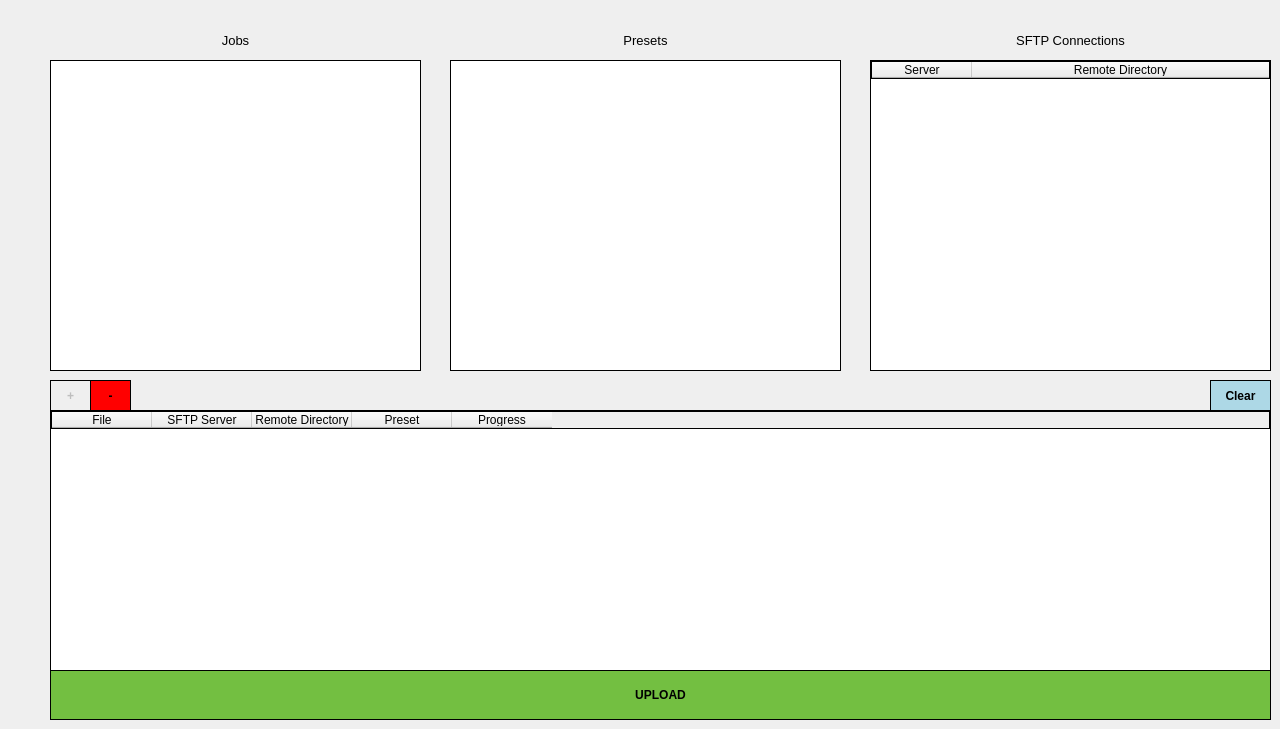
    <widget class="QWidget" name="Home_Page">
     <widget class="QListWidget" name="HomePresets_List">
      <property name="geometry">
       <rect>
        <x>450</x>
        <y>60</y>
        <width>391</width>
        <height>311</height>
       </rect>
      </property>
      <property name="styleSheet">
       <string notr="true">Border: 1px solid black;</string>
      </property>
      <property name="alternatingRowColors">
       <bool>true</bool>
      </property>
      <property name="selectionMode">
       <enum>QAbstractItemView::MultiSelection</enum>
      </property>
     </widget>
     <widget class="QLabel" name="label_2">
      <property name="geometry">
       <rect>
        <x>50</x>
        <y>30</y>
        <width>371</width>
        <height>21</height>
       </rect>
      </property>
      <property name="font">
       <font>
        <family>Segoe UI</family>
        <pointsize>10</pointsize>
       </font>
      </property>
      <property name="text">
       <string>Jobs</string>
      </property>
      <property name="alignment">
       <set>Qt::AlignCenter</set>
      </property>
     </widget>
     <widget class="QLabel" name="label_3">
      <property name="geometry">
       <rect>
        <x>450</x>
        <y>30</y>
        <width>391</width>
        <height>21</height>
       </rect>
      </property>
      <property name="font">
       <font>
        <family>Segoe UI</family>
        <pointsize>10</pointsize>
       </font>
      </property>
      <property name="text">
       <string>Presets</string>
      </property>
      <property name="alignment">
       <set>Qt::AlignCenter</set>
      </property>
     </widget>
     <widget class="QListWidget" name="listWidget_2">
      <property name="geometry">
       <rect>
        <x>50</x>
        <y>60</y>
        <width>371</width>
        <height>311</height>
       </rect>
      </property>
      <property name="styleSheet">
       <string notr="true">border: 1px solid black;</string>
      </property>
     </widget>
     <widget class="QTableWidget" name="HomeConnections_Table">
      <property name="geometry">
       <rect>
        <x>870</x>
        <y>60</y>
        <width>401</width>
        <height>311</height>
       </rect>
      </property>
      <property name="styleSheet">
       <string notr="true">border: 1px solid black;</string>
      </property>
      <property name="alternatingRowColors">
       <bool>true</bool>
      </property>
      <property name="selectionMode">
       <enum>QAbstractItemView::SingleSelection</enum>
      </property>
      <property name="selectionBehavior">
       <enum>QAbstractItemView::SelectRows</enum>
      </property>
      <attribute name="horizontalHeaderStretchLastSection">
       <bool>true</bool>
      </attribute>
      <column>
       <property name="text">
        <string>Server</string>
       </property>
      </column>
      <column>
       <property name="text">
        <string>Remote Directory</string>
       </property>
      </column>
     </widget>
     <widget class="QLabel" name="label_19">
      <property name="geometry">
       <rect>
        <x>870</x>
        <y>30</y>
        <width>401</width>
        <height>21</height>
       </rect>
      </property>
      <property name="font">
       <font>
        <family>Segoe UI</family>
        <pointsize>10</pointsize>
       </font>
      </property>
      <property name="text">
       <string>SFTP Connections</string>
      </property>
      <property name="alignment">
       <set>Qt::AlignCenter</set>
      </property>
     </widget>
     <widget class="QTableWidget" name="HomeUpload_Table">
      <property name="geometry">
       <rect>
        <x>50</x>
        <y>410</y>
        <width>1221</width>
        <height>261</height>
       </rect>
      </property>
      <property name="styleSheet">
       <string notr="true">border: 1px solid black;</string>
      </property>
      <property name="alternatingRowColors">
       <bool>true</bool>
      </property>
      <column>
       <property name="text">
        <string>File</string>
       </property>
      </column>
      <column>
       <property name="text">
        <string>SFTP Server</string>
       </property>
      </column>
      <column>
       <property name="text">
        <string>Remote Directory</string>
       </property>
      </column>
      <column>
       <property name="text">
        <string>Preset</string>
       </property>
      </column>
      <column>
       <property name="text">
        <string>Progress</string>
       </property>
      </column>
     </widget>
     <widget class="QPushButton" name="HomeUploadTable_Add_Button">
      <property name="enabled">
       <bool>false</bool>
      </property>
      <property name="geometry">
       <rect>
        <x>50</x>
        <y>380</y>
        <width>41</width>
        <height>31</height>
       </rect>
      </property>
      <property name="font">
       <font>
        <weight>75</weight>
        <bold>true</bold>
       </font>
      </property>
      <property name="cursor">
       <cursorShape>PointingHandCursor</cursorShape>
      </property>
      <property name="styleSheet">
       <string notr="true">Border: 1px solid black;</string>
      </property>
      <property name="text">
       <string>+</string>
      </property>
     </widget>
     <widget class="QPushButton" name="HomeUploadTable_Remove_Button">
      <property name="geometry">
       <rect>
        <x>90</x>
        <y>380</y>
        <width>41</width>
        <height>31</height>
       </rect>
      </property>
      <property name="font">
       <font>
        <weight>75</weight>
        <bold>true</bold>
       </font>
      </property>
      <property name="cursor">
       <cursorShape>PointingHandCursor</cursorShape>
      </property>
      <property name="styleSheet">
       <string notr="true">Border: 1px solid black;
Background-Color: red;</string>
      </property>
      <property name="text">
       <string>-</string>
      </property>
     </widget>
     <widget class="QPushButton" name="HomeUploadTable_Clear_Button">
      <property name="geometry">
       <rect>
        <x>1210</x>
        <y>380</y>
        <width>61</width>
        <height>31</height>
       </rect>
      </property>
      <property name="font">
       <font>
        <weight>75</weight>
        <bold>true</bold>
       </font>
      </property>
      <property name="cursor">
       <cursorShape>PointingHandCursor</cursorShape>
      </property>
      <property name="styleSheet">
       <string notr="true">Border: 1px solid black;
Background-Color: lightblue;</string>
      </property>
      <property name="text">
       <string>Clear</string>
      </property>
     </widget>
     <widget class="QPushButton" name="HomeUploadTable_Upload_Button">
      <property name="geometry">
       <rect>
        <x>50</x>
        <y>670</y>
        <width>1221</width>
        <height>50</height>
       </rect>
      </property>
      <property name="font">
       <font>
        <family>Segoe UI</family>
        <weight>75</weight>
        <bold>true</bold>
       </font>
      </property>
      <property name="styleSheet">
       <string notr="true">Border: 1px solid black;
Background-color: #73BF41;</string>
      </property>
      <property name="text">
       <string>UPLOAD</string>
      </property>
      <property name="icon">
       <iconset>
        <normaloff>../assets/images/upload.png</normaloff>../assets/images/upload.png</iconset>
      </property>
     </widget>
    </widget>
